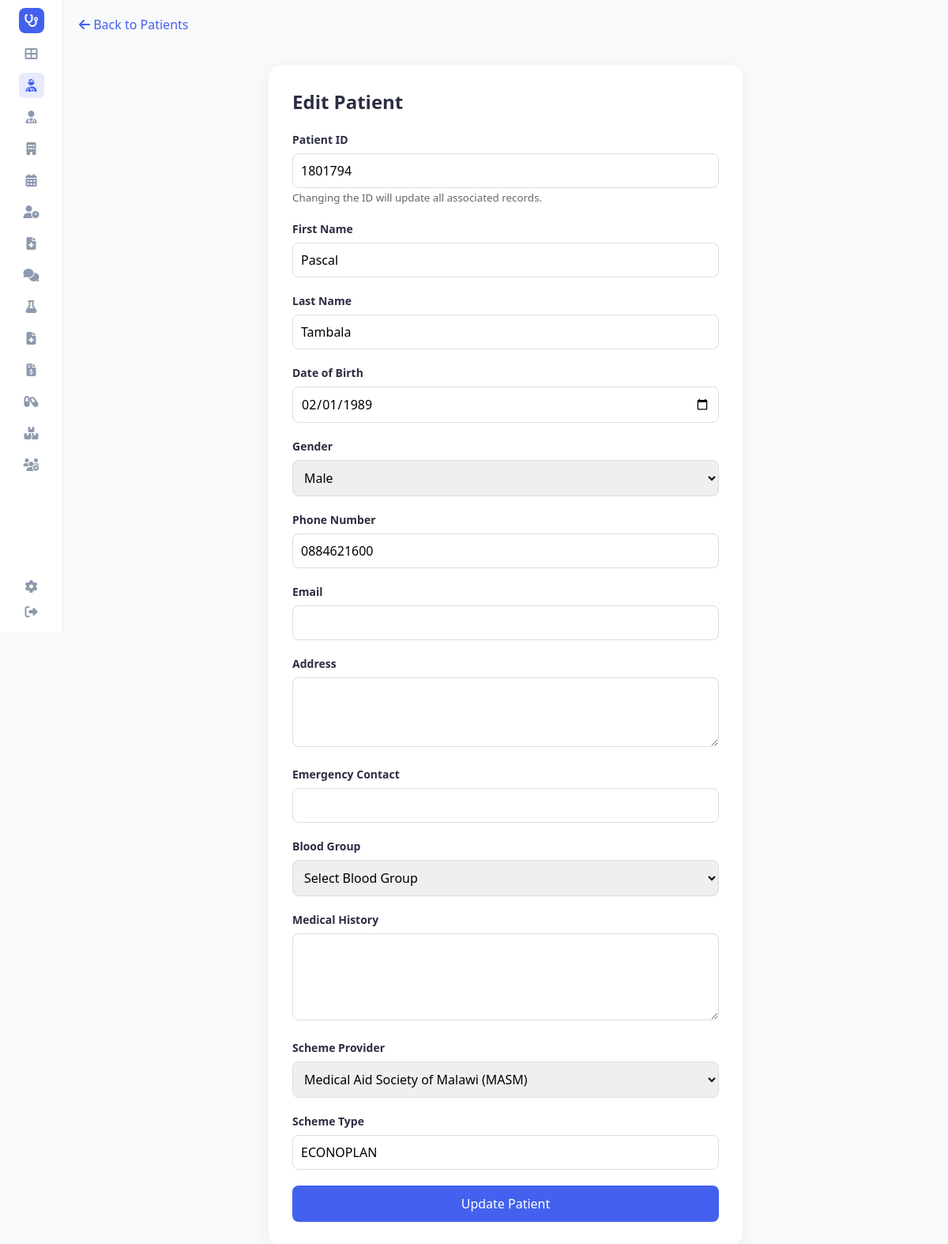
Before: /edit_patient/1801794 (signed in) with the older database file.
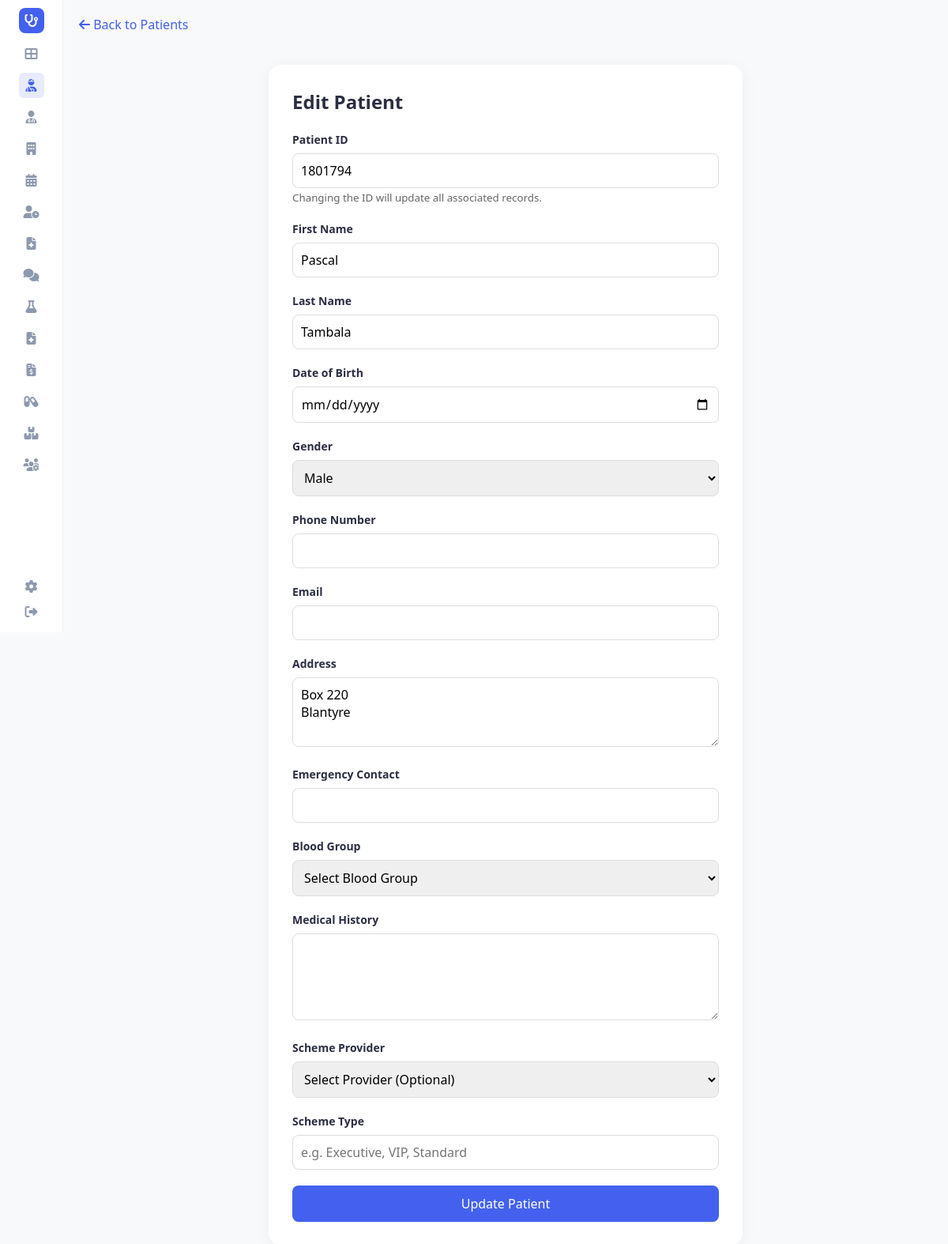
After: the same page with the newer database file.
### tables this page shows
CREATE TABLE patients (
                patient_id TEXT PRIMARY KEY,
                first_name TEXT,
                last_name TEXT,
                date_of_birth TEXT,
                gender TEXT,
                phone TEXT,
                email TEXT,
                address TEXT,
                emergency_contact TEXT,
                blood_group TEXT,
                medical_history TEXT,
                created_date TEXT,
                scheme_provider TEXT,
                scheme_type TEXT
            );

### app.py (the view, shortened to what this page needs)
@app.route('/edit_patient/<patient_id>', methods=['GET', 'POST'])
def edit_patient(patient_id):
    patient = hms.get_patient(patient_id)
    if not patient:
        flash('Patient not found!', 'error')
        return redirect(url_for('patients'))
    return render_template('edit_patient.html', patient=patient, active_page='patients', providers=PROVIDERS)

### app.py (called while the page is built)
@app.before_request
def require_login():
    allowed_routes = ['login', 'register', 'static']
    if request.endpoint not in allowed_routes and 'user_id' not in session:
        return redirect(url_for('login'))

@app.context_processor
def inject_user():
    username = session.get('username')
    role = session.get('role')
    unread = 0
    if username:
        unread = hms.get_unread_count(username, role)
    return dict(current_user=username, current_role=role, unread_messages_count=unread, hms=hms)

### database/db_manager.py (called while the page is built)
    def get_connection(self):
        conn = sqlite3.connect(self.db_file)
        conn.row_factory = sqlite3.Row
        return conn

    def get_by_id(self, cls: Type[T], table: str, id_value: str, id_field: str) -> Optional[T]:
        try:
            conn = self.get_connection()
            cursor = conn.cursor()
            cursor.execute(f"SELECT * FROM {table} WHERE {id_field} = ?", (id_value,))
            row = cursor.fetchone()
            conn.close()
            return self._row_to_obj(cls, row) if row else None
        except Exception as e:
            print(f"Error getting from {table}: {e}")
            return None

### templates/edit_patient.html (shortened to what the changed rows need)
<!DOCTYPE html>
<html lang="en">
<head>
    <link rel="stylesheet" href="{{ url_for('static', filename='style.css') }}">
    <link rel="stylesheet" href="https://cdnjs.cloudflare.com/ajax/libs/font-awesome/6.4.0/css/all.min.css">
    <link rel="stylesheet" href="https://cdn.jsdelivr.net/npm/choices.js/public/assets/styles/choices.min.css">
</head>
<body>
    <div class="container" >
        <main class="main-content" >
            <div class="form-container">
                <h2>Edit Patient</h2>
                <br>
                <form method="POST">
                    <div class="form-group">
                        <label for="patient_id">Patient ID</label>
                        <input type="text" id="patient_id" name="patient_id" value="{{ patient.patient_id }}">
                        <small style="color: #666;">Changing the ID will update all associated records.</small>
                    </div>
                    <div class="form-group">
                        <label for="first_name">First Name</label>
                        <input type="text" id="first_name" name="first_name" value="{{ patient.first_name }}" required>
                    </div>
                    <div class="form-group">
                        <label for="last_name">Last Name</label>
                        <input type="text" id="last_name" name="last_name" value="{{ patient.last_name }}" required>
                    </div>
                    <div class="form-group">
                        <label for="dob">Date of Birth</label>
                        <input type="date" id="dob" name="dob" value="{{ patient.date_of_birth[:10] if patient.date_of_birth else '' }}">
                    </div>
                    <div class="form-group">
                        <label for="gender">Gender</label>
                        <select id="gender" name="gender">
                            <option value="Male" {% if patient.gender == 'Male' %}selected{% endif %}>Male</option>
                        </select>
                    </div>
                    <div class="form-group">
                        <label for="phone">Phone Number</label>
                        <input type="tel" id="phone" name="phone" value="{{ patient.phone }}">
                    </div>
                    <div class="form-group">
                        <label for="address">Address</label>
                        <textarea id="address" name="address" rows="3">{{ patient.address }}</textarea>
                    </div>
                    <div class="form-group">
                        <label for="blood_group">Blood Group</label>
                        <select id="blood_group" name="blood_group">
                            <option value="" {% if not patient.blood_group %}selected{% endif %}>Select Blood Group</option>
                        </select>
                    </div>
                    <div class="form-group">
                        <label for="scheme_provider">Scheme Provider</label>
                        <select id="scheme_provider" name="scheme_provider">
                            <option value="" {% if not patient.scheme_provider %}selected{% endif %}>Select Provider (Optional)</option>
                            {% for provider in providers %}
                            <option value="{{ provider }}" {% if patient.scheme_provider == provider %}selected{% endif %}>{{ provider }}</option>
                            {% endfor %}
                        </select>
                    </div>
                    <div class="form-group">
                        <label for="scheme_type">Scheme Type</label>
                        <input type="text" id="scheme_type" name="scheme_type" value="{{ patient.scheme_type }}" placeholder="e.g. Executive, VIP, Standard">
                    </div>
                </form>
            </div>
        </main>
    </div>
</body>
</html>

Changed rows visible on the page:
changed patients "Pascal": address (not shown) → "Box 220 Blantyre"; scheme_provider "Medical Aid Society of Malawi (MASM)" → "Select Provider (Optional)"; dob "02/01/1989" → (not shown); phone "0884621600" → (not shown); scheme_type "ECONOPLAN" → (not shown)
